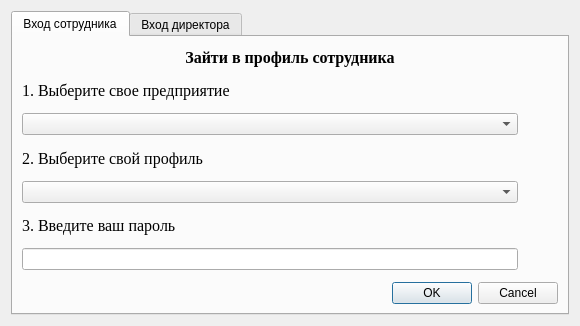
<?xml version="1.0" encoding="UTF-8"?>
<ui version="4.0">
 <class>Dialog</class>
 <widget class="QDialog" name="Dialog">
  <property name="geometry">
   <rect>
    <x>0</x>
    <y>0</y>
    <width>580</width>
    <height>326</height>
   </rect>
  </property>
  <property name="windowTitle">
   <string>Вход</string>
  </property>
  <layout class="QHBoxLayout" name="horizontalLayout_7">
   <item>
    <widget class="QTabWidget" name="tabWidget">
     <property name="currentIndex">
      <number>0</number>
     </property>
     <widget class="QWidget" name="tab">
      <attribute name="title">
       <string>Вход сотрудника</string>
      </attribute>
      <layout class="QHBoxLayout" name="horizontalLayout">
       <item>
        <layout class="QVBoxLayout" name="verticalLayout_2">
         <property name="spacing">
          <number>12</number>
         </property>
         <item>
          <widget class="QLabel" name="label">
           <property name="font">
            <font>
             <family>Times New Roman</family>
             <pointsize>12</pointsize>
             <weight>75</weight>
             <bold>true</bold>
            </font>
           </property>
           <property name="text">
            <string>Зайти в профиль сотрудника</string>
           </property>
           <property name="alignment">
            <set>Qt::AlignCenter</set>
           </property>
          </widget>
         </item>
         <item>
          <widget class="QLabel" name="label_2">
           <property name="font">
            <font>
             <family>Times New Roman</family>
             <pointsize>12</pointsize>
            </font>
           </property>
           <property name="text">
            <string>1. Выберите свое предприятие</string>
           </property>
           <property name="alignment">
            <set>Qt::AlignLeading|Qt::AlignLeft|Qt::AlignVCenter</set>
           </property>
          </widget>
         </item>
         <item>
          <layout class="QHBoxLayout" name="horizontalLayout_2">
           <item>
            <layout class="QVBoxLayout" name="verticalLayout">
             <property name="spacing">
              <number>0</number>
             </property>
             <item>
              <widget class="QComboBox" name="CompanyCombo">
               <property name="sizePolicy">
                <sizepolicy hsizetype="Expanding" vsizetype="Fixed">
                 <horstretch>0</horstretch>
                 <verstretch>0</verstretch>
                </sizepolicy>
               </property>
              </widget>
             </item>
            </layout>
           </item>
           <item>
            <spacer name="horizontalSpacer">
             <property name="orientation">
              <enum>Qt::Horizontal</enum>
             </property>
             <property name="sizeType">
              <enum>QSizePolicy::Preferred</enum>
             </property>
             <property name="sizeHint" stdset="0">
              <size>
               <width>40</width>
               <height>20</height>
              </size>
             </property>
            </spacer>
           </item>
          </layout>
         </item>
         <item>
          <widget class="QLabel" name="label_7">
           <property name="font">
            <font>
             <family>Times New Roman</family>
             <pointsize>12</pointsize>
            </font>
           </property>
           <property name="text">
            <string>2. Выберите свой профиль</string>
           </property>
           <property name="alignment">
            <set>Qt::AlignLeading|Qt::AlignLeft|Qt::AlignVCenter</set>
           </property>
          </widget>
         </item>
         <item>
          <layout class="QHBoxLayout" name="horizontalLayout_8">
           <item>
            <layout class="QVBoxLayout" name="verticalLayout_7">
             <property name="spacing">
              <number>0</number>
             </property>
             <item>
              <widget class="QComboBox" name="comboBox">
               <property name="sizePolicy">
                <sizepolicy hsizetype="Expanding" vsizetype="Fixed">
                 <horstretch>0</horstretch>
                 <verstretch>0</verstretch>
                </sizepolicy>
               </property>
              </widget>
             </item>
            </layout>
           </item>
           <item>
            <spacer name="horizontalSpacer_5">
             <property name="orientation">
              <enum>Qt::Horizontal</enum>
             </property>
             <property name="sizeType">
              <enum>QSizePolicy::Preferred</enum>
             </property>
             <property name="sizeHint" stdset="0">
              <size>
               <width>40</width>
               <height>20</height>
              </size>
             </property>
            </spacer>
           </item>
          </layout>
         </item>
         <item>
          <widget class="QLabel" name="label_3">
           <property name="font">
            <font>
             <family>Times New Roman</family>
             <pointsize>12</pointsize>
            </font>
           </property>
           <property name="text">
            <string>3. Введите ваш пароль</string>
           </property>
           <property name="alignment">
            <set>Qt::AlignLeading|Qt::AlignLeft|Qt::AlignVCenter</set>
           </property>
          </widget>
         </item>
         <item>
          <layout class="QHBoxLayout" name="horizontalLayout_3">
           <item>
            <layout class="QVBoxLayout" name="verticalLayout_3">
             <property name="spacing">
              <number>0</number>
             </property>
             <item>
              <widget class="QLineEdit" name="lineEdit">
               <property name="sizePolicy">
                <sizepolicy hsizetype="Expanding" vsizetype="Fixed">
                 <horstretch>0</horstretch>
                 <verstretch>0</verstretch>
                </sizepolicy>
               </property>
               <property name="echoMode">
                <enum>QLineEdit::Password</enum>
               </property>
              </widget>
             </item>
            </layout>
           </item>
           <item>
            <spacer name="horizontalSpacer_2">
             <property name="orientation">
              <enum>Qt::Horizontal</enum>
             </property>
             <property name="sizeType">
              <enum>QSizePolicy::Preferred</enum>
             </property>
             <property name="sizeHint" stdset="0">
              <size>
               <width>40</width>
               <height>20</height>
              </size>
             </property>
            </spacer>
           </item>
          </layout>
         </item>
         <item>
          <widget class="QDialogButtonBox" name="buttonBox">
           <property name="orientation">
            <enum>Qt::Horizontal</enum>
           </property>
           <property name="standardButtons">
            <set>QDialogButtonBox::Cancel|QDialogButtonBox::Ok</set>
           </property>
          </widget>
         </item>
        </layout>
       </item>
      </layout>
     </widget>
     <widget class="QWidget" name="tab_2">
      <attribute name="title">
       <string>Вход директора</string>
      </attribute>
      <layout class="QHBoxLayout" name="horizontalLayout_6">
       <item>
        <layout class="QVBoxLayout" name="verticalLayout_4">
         <property name="spacing">
          <number>12</number>
         </property>
         <item>
          <widget class="QLabel" name="label_4">
           <property name="font">
            <font>
             <family>Times New Roman</family>
             <pointsize>12</pointsize>
             <weight>75</weight>
             <bold>true</bold>
            </font>
           </property>
           <property name="text">
            <string>Зайти в профиль предпрятия</string>
           </property>
           <property name="alignment">
            <set>Qt::AlignCenter</set>
           </property>
          </widget>
         </item>
         <item>
          <widget class="QLabel" name="label_5">
           <property name="font">
            <font>
             <family>Times New Roman</family>
             <pointsize>12</pointsize>
            </font>
           </property>
           <property name="text">
            <string>1. Выберите предприятие</string>
           </property>
           <property name="alignment">
            <set>Qt::AlignLeading|Qt::AlignLeft|Qt::AlignVCenter</set>
           </property>
          </widget>
         </item>
         <item>
          <layout class="QHBoxLayout" name="horizontalLayout_4">
           <item>
            <layout class="QVBoxLayout" name="verticalLayout_5">
             <property name="spacing">
              <number>0</number>
             </property>
             <item>
              <widget class="QComboBox" name="CompanyCombo_2">
               <property name="sizePolicy">
                <sizepolicy hsizetype="Expanding" vsizetype="Fixed">
                 <horstretch>0</horstretch>
                 <verstretch>0</verstretch>
                </sizepolicy>
               </property>
              </widget>
             </item>
            </layout>
           </item>
           <item>
            <spacer name="horizontalSpacer_3">
             <property name="orientation">
              <enum>Qt::Horizontal</enum>
             </property>
             <property name="sizeType">
              <enum>QSizePolicy::Preferred</enum>
             </property>
             <property name="sizeHint" stdset="0">
              <size>
               <width>40</width>
               <height>20</height>
              </size>
             </property>
            </spacer>
           </item>
          </layout>
         </item>
         <item>
          <widget class="QLabel" name="label_6">
           <property name="font">
            <font>
             <family>Times New Roman</family>
             <pointsize>12</pointsize>
            </font>
           </property>
           <property name="text">
            <string>2. Введите ваш пароль для этого предприятия</string>
           </property>
           <property name="alignment">
            <set>Qt::AlignLeading|Qt::AlignLeft|Qt::AlignVCenter</set>
           </property>
          </widget>
         </item>
         <item>
          <layout class="QHBoxLayout" name="horizontalLayout_5">
           <item>
            <layout class="QVBoxLayout" name="verticalLayout_6">
             <property name="spacing">
              <number>0</number>
             </property>
             <item>
              <widget class="QLineEdit" name="lineEdit_2">
               <property name="sizePolicy">
                <sizepolicy hsizetype="Expanding" vsizetype="Fixed">
                 <horstretch>0</horstretch>
                 <verstretch>0</verstretch>
                </sizepolicy>
               </property>
               <property name="echoMode">
                <enum>QLineEdit::Password</enum>
               </property>
              </widget>
             </item>
            </layout>
           </item>
           <item>
            <spacer name="horizontalSpacer_4">
             <property name="orientation">
              <enum>Qt::Horizontal</enum>
             </property>
             <property name="sizeType">
              <enum>QSizePolicy::Preferred</enum>
             </property>
             <property name="sizeHint" stdset="0">
              <size>
               <width>40</width>
               <height>20</height>
              </size>
             </property>
            </spacer>
           </item>
          </layout>
         </item>
         <item>
          <widget class="QDialogButtonBox" name="buttonBox_2">
           <property name="orientation">
            <enum>Qt::Horizontal</enum>
           </property>
           <property name="standardButtons">
            <set>QDialogButtonBox::Cancel|QDialogButtonBox::Ok</set>
           </property>
          </widget>
         </item>
        </layout>
       </item>
      </layout>
     </widget>
    </widget>
   </item>
  </layout>
 </widget>
 <resources/>
 <connections>
  <connection>
   <sender>buttonBox</sender>
   <signal>accepted()</signal>
   <receiver>Dialog</receiver>
   <slot>accept()</slot>
   <hints>
    <hint type="sourcelabel">
     <x>248</x>
     <y>254</y>
    </hint>
    <hint type="destinationlabel">
     <x>157</x>
     <y>274</y>
    </hint>
   </hints>
  </connection>
  <connection>
   <sender>buttonBox</sender>
   <signal>rejected()</signal>
   <receiver>Dialog</receiver>
   <slot>reject()</slot>
   <hints>
    <hint type="sourcelabel">
     <x>316</x>
     <y>260</y>
    </hint>
    <hint type="destinationlabel">
     <x>286</x>
     <y>274</y>
    </hint>
   </hints>
  </connection>
 </connections>
</ui>
